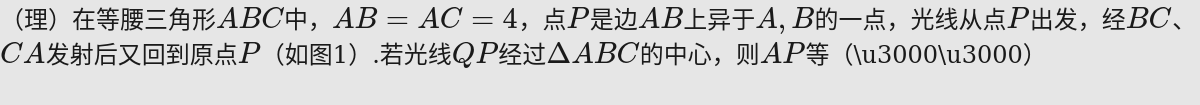
#> input picture data/img/10.png, 1200 x 105 px, given in place of testimg.png, which was not available
$ python transform.py
#> lines starting #> are read from the running program, lines starting #| are printed output that depends on the picture
# 身份证的模版技术
from PIL.Image import radial_gradient
import cv2
import numpy as np
import os
from matplotlib import pyplot as plt
from math import *
import tqdm

img_path="./data/img/"

range_offset=20
imgs=os.listdir(img_path)
num=0
# [7 lines of commented-out code are left out]
img=cv2.imread("./testimg.png")
#> img is the input picture: shape (105, 1200, 3); min 26, max 230, mean 211.2
plt.imshow(img, cmap='gray', interpolation='bicubic')
plt.show()

height=img.shape[0]
#> height = 105
width=img.shape[1]
#> width = 1200
# print(width,height)

left_up=np.array([1, 1])
right_up=np.array([width-1, 1])
#> right_up = [1199, 1]
right_bottom=np.array([width-1, height-1])
#> right_bottom = [1199, 104]
left_bottom=np.array([height-1, 1])
#> left_bottom = [104, 1]

left_up_n=left_up + (np.random.rand(2)-0.5)*range_offset
left_up_n[0]=int(max(left_up[0], left_up_n[0]))
left_up_n[1]=int(max(left_up[1], left_up_n[1]))
left_up_n=left_up_n.astype(np.int32)
right_up_n=right_up + (np.random.rand()-0.5)*range_offset
#> right_up_n = [1201.1, 3.06]
right_up_n[0]=int(min(right_up[0], right_up_n[0]))
right_up_n[1]=int(max(right_up[1], right_up_n[1]))
right_up_n=right_up_n.astype(np.int32)
#> right_up_n = [1199, 3]
right_bottom_n=right_bottom + (np.random.rand()-0.5)*range_offset
#> right_bottom_n = [1199.9, 104.9]
right_bottom_n[0]=int(min(right_bottom[0], right_bottom_n[0]))
right_bottom_n[1]=int(min(right_bottom[1], right_bottom_n[1]))
right_bottom_n=right_bottom_n.astype(np.int32)
#> right_bottom_n = [1199, 104]
left_bottom_n=left_bottom + (np.random.rand()-0.5)*range_offset
left_bottom_n[0]=int(max(left_bottom[0], left_bottom_n[0]))
left_bottom_n[1]=int(min(left_bottom[1], left_bottom_n[1]))
left_bottom_n=left_bottom_n.astype(np.int32)

# [4 lines of commented-out code are left out]
pts1 = np.float32([left_bottom, right_bottom, left_up, right_up])
pts2 = np.float32([left_bottom_n, right_bottom_n, left_up_n, right_up_n])
# pts1 = np.float32([[1, 100], [100, 100], [1, 1], [100, 1]])
# pts2 = np.float32([[2, 200], [200, 200], [1, 1], [200, 1]])
print(left_up, right_up, right_bottom, left_bottom)
#| [1 1] [1199    1] [1199  104] [104   1]
print(left_up_n, right_up_n, right_bottom_n, left_bottom_n)
#| [1 5] [1199    3] [1199  104] [104   0]
# 生成透视变换矩阵；进行透视变换
M = cv2.getPerspectiveTransform(pts1, pts2)
# print(M)
W_cols,H_rows=4000,3000
dst = cv2.warpPerspective(img, M, dsize=(W_cols,H_rows))
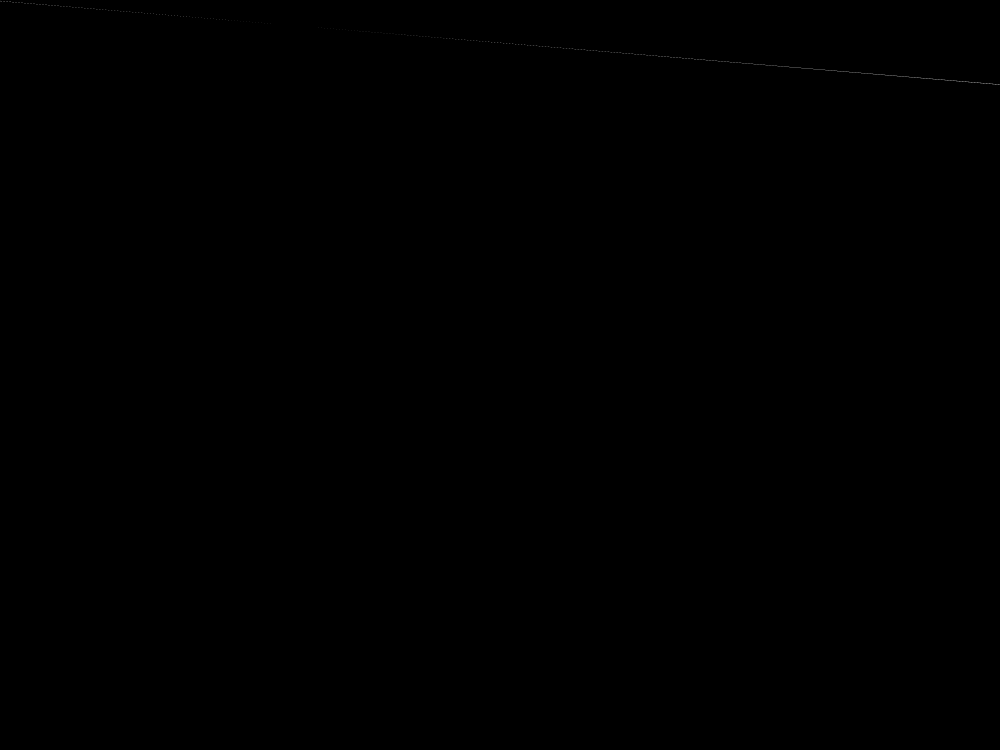
#> dst: shape (3000, 4000, 3) (shown at 1/4 size); min 0, max 230, mean 0
# dst = cv2.warpPerspective(img, M)

# plt.savefig(img_path+"new"+cur_image)
# plt.savefig("./cur/"+"new"+cur_image)

plt.imshow(dst, cmap='gray', interpolation='bicubic')
plt.savefig("newtestimg400.png")
# plt.show()


$ run again, on data/img/117.png
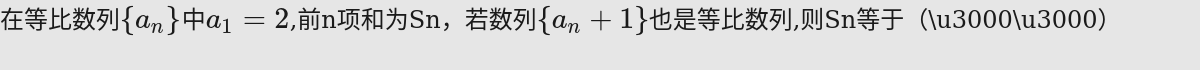
#> input picture data/img/117.png, 1200 x 70 px, given in place of testimg.png, which was not available
#> img is the input picture: shape (70, 1200, 3); min 26, max 230, mean 215.4
#| [1 1] [1199    1] [1199   69] [69  1]
#| [1 5] [1199    3] [1199   69] [69  0]
#> `dst = cv2.warpPerspective(img, M, dsize=(W_cols,H_rows))`:
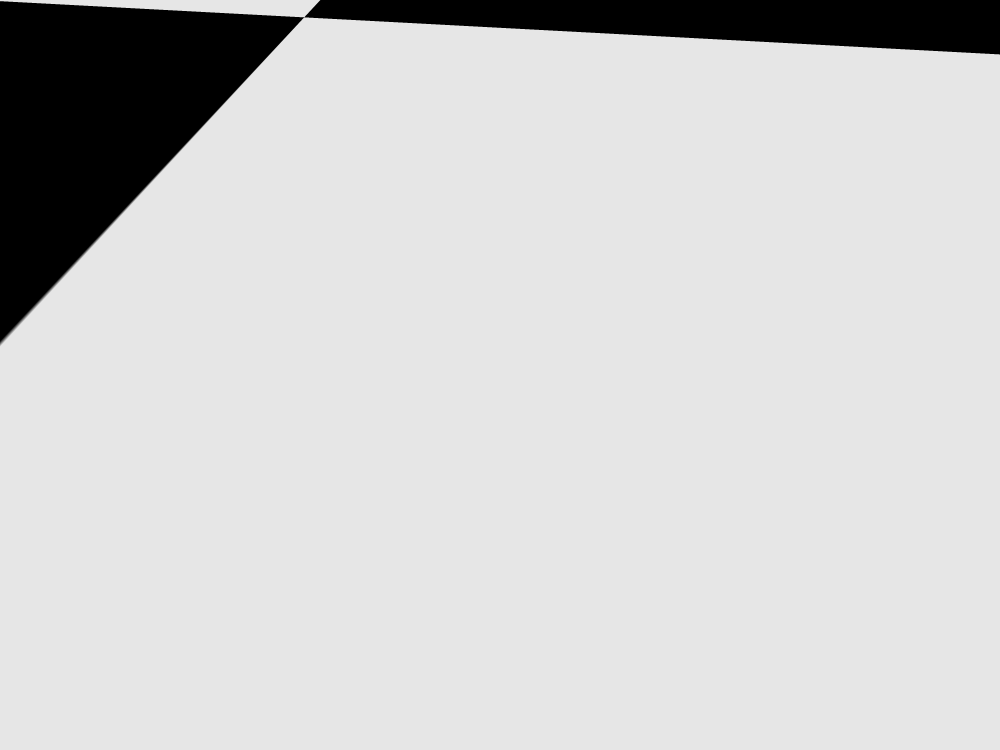
#> dst: shape (3000, 4000, 3) (shown at 1/4 size); min 0, max 230, mean 206.4

$ run again, on data/img/12.png
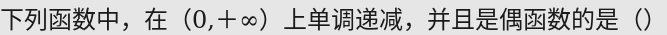
#> input picture data/img/12.png, 667 x 35 px, given in place of testimg.png, which was not available
#> img is the input picture: shape (35, 667, 3); min 26, max 230, mean 198.3
#| [1 1] [666   1] [666  34] [34  1]
#| [1 5] [666   3] [666  34] [34  0]
#> `dst = cv2.warpPerspective(img, M, dsize=(W_cols,H_rows))`:
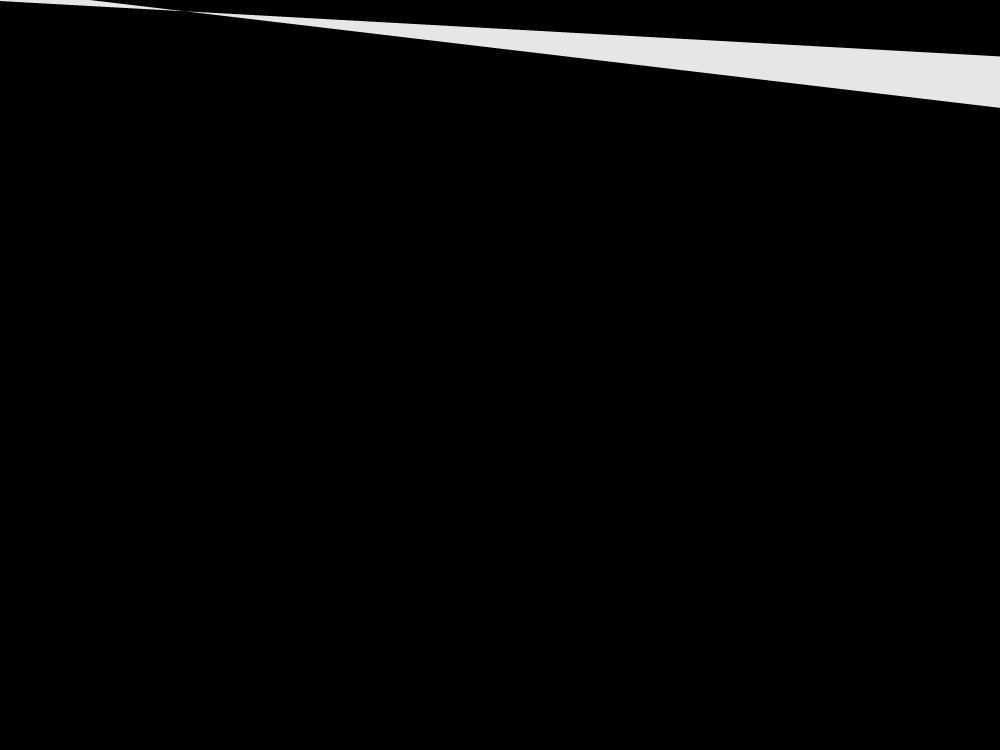
#> dst: shape (3000, 4000, 3) (shown at 1/4 size); min 0, max 230, mean 6.6

$ run again, on data/img/122.png
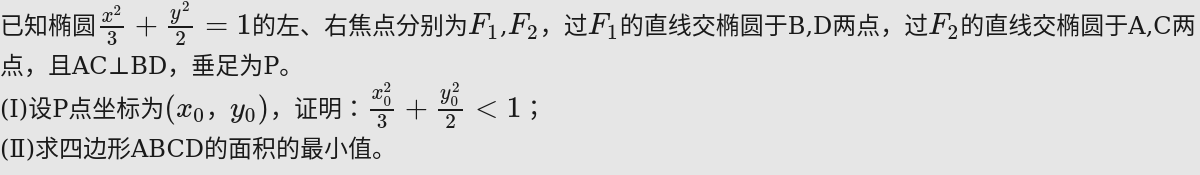
#> input picture data/img/122.png, 1200 x 175 px, given in place of testimg.png, which was not available
#> img is the input picture: shape (175, 1200, 3); min 26, max 230, mean 217.4
#| [1 1] [1199    1] [1199  174] [174   1]
#| [1 5] [1199    3] [1199  174] [174   0]
#> `dst = cv2.warpPerspective(img, M, dsize=(W_cols,H_rows))`:
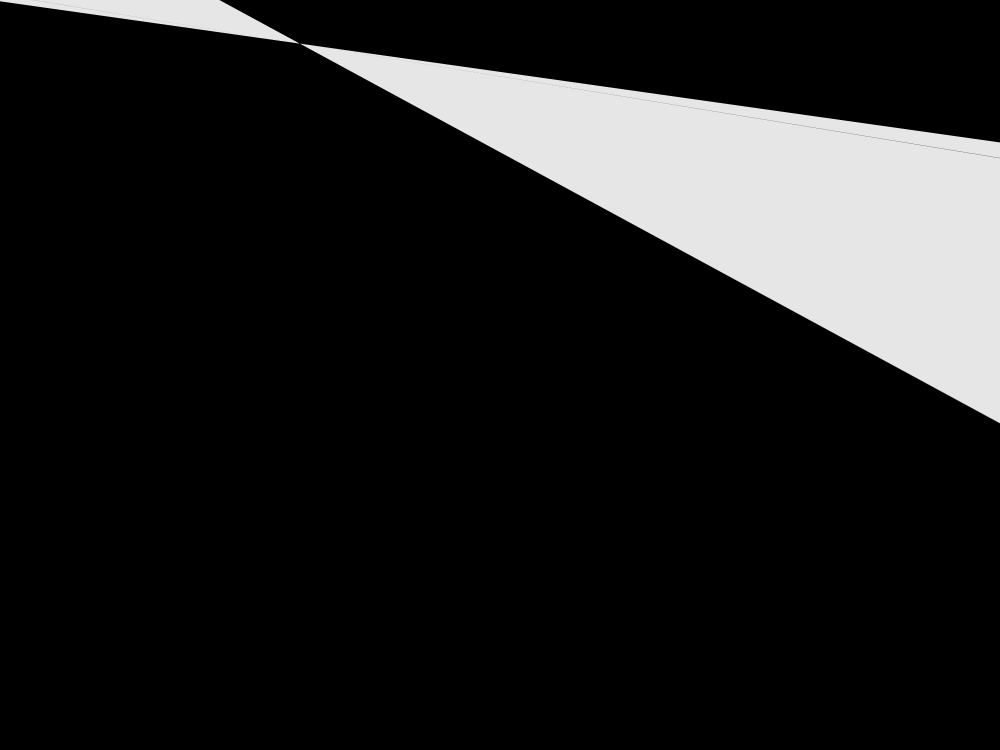
#> dst: shape (3000, 4000, 3) (shown at 1/4 size); min 0, max 230, mean 31.7
